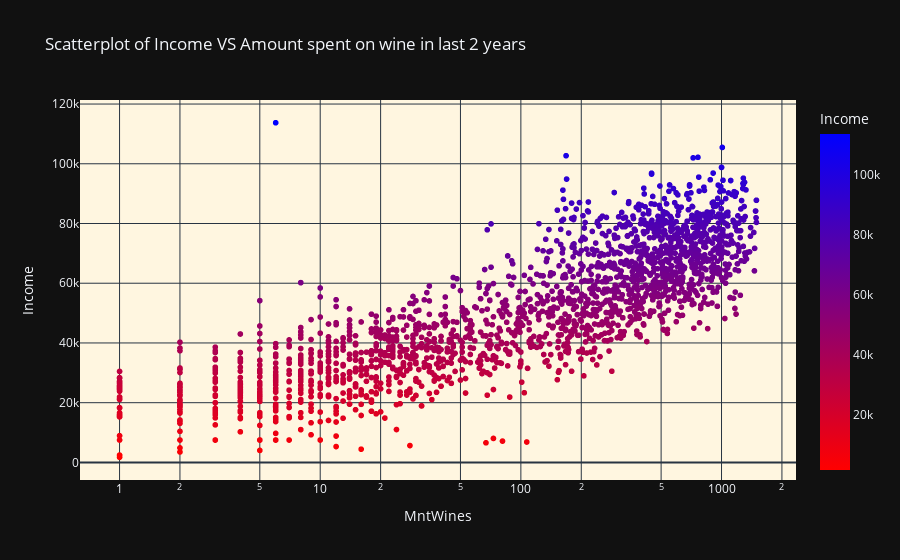

Notebook code cell kept with this figure:
### Markdown cell above
## Analysis 2: Income and Wine Purchases

In this analysis, we investigate the relationship between customers' income levels and their spending on wine. We'll use a scatter plot to visualize if higher-income customers tend to spend more on wine products.

### Question: Is there any relationship between income and amount spent on wine?

### Code cell
# Create a scatter plot to visualize the relationship between income and wine purchases
# Removing outliers with income > 153924 for better visualization
# The comment below indicates the initial observation that higher income customers spend more on wine
px.scatter(df.query('Income < 153924'),  #query('Income < 153924')  query('Income < 666666') #removing outliers
           x = "MntWines" ,
           y = "Income",
           color = "Income", log_x = True,
           color_continuous_scale = px.colors.sequential.Bluered_r,
          title = 'Scatterplot of Income VS Amount spent on wine in last 2 years').update_layout(plot_bgcolor= '#FFF6E0')

#.update_layout(paper_bgcolor = '#93B1A6' )


#plt.savefig('Plot2.png', dpi =200)

### Figure 1 — Plotly figure (JSON) as saved in the notebook; plotly's stock layout.template omitted (floating-point values rounded to 4 significant figures; data arrays with more than 128 entries replaced by an {"elided": "..."} marker saying what was removed)
{"data": [{"hovertemplate": "MntWines=%{x}<br>Income=%{marker.color}<extra></extra>", "legendgroup": "", "marker": {"color": {"elided": "2208 float values"}, "coloraxis": "coloraxis", "symbol": "circle"}, "mode": "markers", "name": "", "showlegend": false, "x": {"elided": "2208 int values"}, "xaxis": "x", "y": {"elided": "2208 float values"}, "yaxis": "y", "type": "scattergl"}], "layout": {"xaxis": {"anchor": "y", "domain": [0.0, 1.0], "title": {"text": "MntWines"}, "type": "log"}, "yaxis": {"anchor": "x", "domain": [0.0, 1.0], "title": {"text": "Income"}}, "coloraxis": {"colorbar": {"title": {"text": "Income"}}, "colorscale": [[0.0, "rgb(255,0,0)"], [1.0, "rgb(0,0,255)"]]}, "legend": {"tracegroupgap": 0}, "title": {"text": "Scatterplot of Income VS Amount spent on wine in last 2 years"}, "plot_bgcolor": "#FFF6E0"}}
